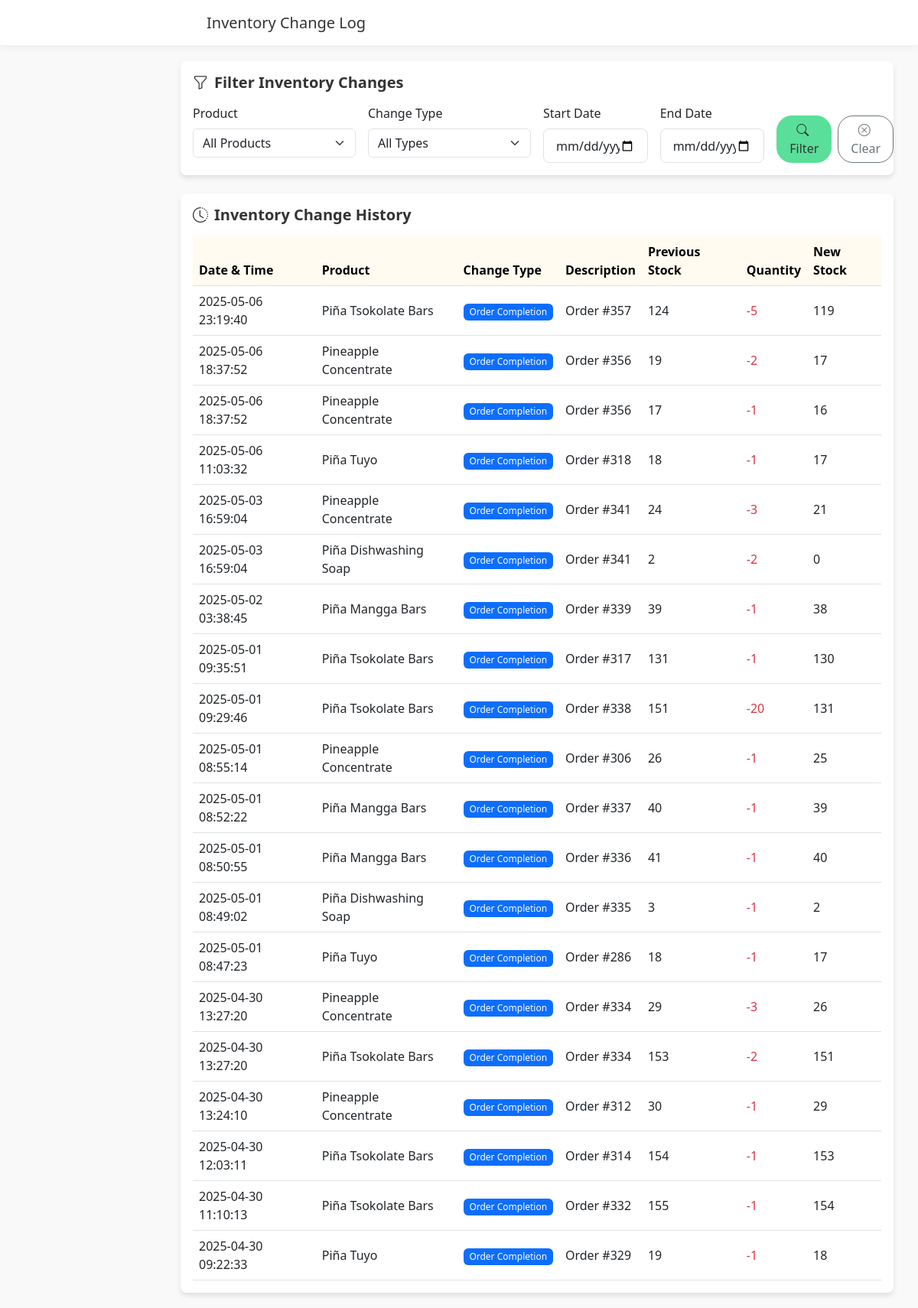
/Retailer/inventory_report.php (signed in), run on the app's committed database.
### tables this page shows
CREATE TABLE `inventory_log` (
  `log_id` int(11) NOT NULL,
  `product_id` varchar(10) NOT NULL,
  `change_type` enum('order_completion','manual_adjustment','return','restock') NOT NULL,
  `quantity` int(11) NOT NULL,
  `order_id` int(11) DEFAULT NULL,
  `previous_stock` int(11) NOT NULL,
  `new_stock` int(11) NOT NULL,
  `notes` text DEFAULT NULL,
  `batch_details` text DEFAULT NULL,
  `created_at` timestamp NOT NULL DEFAULT current_timestamp(),
  `created_by` int(11) DEFAULT NULL
);

CREATE TABLE `products` (
  `id` int(11) NOT NULL,
  `product_id` varchar(50) NOT NULL,
  `product_photo` varchar(255) DEFAULT NULL,
  `product_name` varchar(100) NOT NULL,
  `category` varchar(50) NOT NULL,
  `stocks` int(11) NOT NULL,
  `price` decimal(10,2) NOT NULL,
  `expiration_date` date NOT NULL,
  `batch_tracking` tinyint(1) DEFAULT 1,
  `status` enum('In Stock','Low Stock','Out of Stock') NOT NULL,
  `created_at` timestamp NOT NULL DEFAULT current_timestamp(),
  `updated_at` timestamp NOT NULL DEFAULT current_timestamp() ON UPDATE current_timestamp(),
  `created_from_production` tinyint(1) DEFAULT 0,
  `production_reference` varchar(50) DEFAULT NULL,
  `created_by` int(11) DEFAULT NULL
);

### Retailer/inventory_report.php (the view, shortened to what this page needs)
<?php
require_once 'db_connection.php';
function getInventoryLogs($conn, $filters = []) {
    $query = "SELECT il.*, p.product_name,
              CASE
                WHEN il.change_type = 'order_completion' THEN CONCAT('Order #', il.order_id)
                ELSE il.notes
              END AS description
              FROM inventory_log il
              JOIN products p ON il.product_id = p.product_id
              WHERE 1=1";
    $query .= " ORDER BY il.created_at DESC LIMIT 100";
    $stmt = $conn->prepare($query);
    $stmt->execute();
    $result = $stmt->get_result();
    $logs = [];
    while ($row = $result->fetch_assoc()) {
        $logs[] = $row;
    }
    return $logs;
}
$filters = [
    'product_id' => $_GET['product_id'] ?? '',
    'change_type' => $_GET['change_type'] ?? '',
    'start_date' => $_GET['start_date'] ?? '',
    'end_date' => $_GET['end_date'] ?? ''
];
$logs = getInventoryLogs($conn, $filters);
?>
<!DOCTYPE html>
<html lang="en">
<head>
    <link href="https://cdn.jsdelivr.net/npm/bootstrap@5.3.0-alpha1/dist/css/bootstrap.min.css" rel="stylesheet">
    <link rel="stylesheet" href="https://cdn.jsdelivr.net/npm/bootstrap-icons@1.10.0/font/bootstrap-icons.css">
    <link rel="stylesheet" href="https://cdn.jsdelivr.net/npm/flatpickr/dist/flatpickr.min.css">
    <link rel="stylesheet" href="styles.css">
</head>
<body>
    <div class="container-fluid">
        <div class="row">
            <div class="col-md-9 ms-sm-auto col-lg-10 px-md-4 main-content">
                <div class="fixed-top-header">
                    <div class="d-flex justify-content-between align-items-center w-100">
                        <div class="d-flex align-items-center">
                            <h5 class="mb-0">Inventory Change Log</h5>
                        </div>
                    </div>
                </div>
                <div class="main-content-inner">
                    <div class="card mb-4">
                        <div class="card-body">
                            <h5 class="card-title mb-3">
                                <i class="bi bi-funnel me-2"></i>Filter Inventory Changes
                            </h5>
                            <form method="get" class="row g-3">
                                <div class="col-md-3">
                                    <label for="product_id" class="form-label">Product</label>
                                    <select class="form-select" id="product_id" name="product_id">
                                        <option value="">All Products</option>
                                    </select>
                                </div>
                                <div class="col-md-3">
                                    <label for="change_type" class="form-label">Change Type</label>
                                    <select class="form-select" id="change_type" name="change_type">
                                        <option value="">All Types</option>
                                    </select>
                                </div>
                                <div class="col-md-2">
                                    <label for="start_date" class="form-label">Start Date</label>
                                    <input type="date" class="form-control datepicker" id="start_date" name="start_date" value="<?= htmlspecialchars($filters['start_date']) ?>">
                                </div>
                                <div class="col-md-2">
                                    <label for="end_date" class="form-label">End Date</label>
                                    <input type="date" class="form-control datepicker" id="end_date" name="end_date" value="<?= htmlspecialchars($filters['end_date']) ?>">
                                </div>
                                <div class="col-md-2 d-flex align-items-end">
                                    <button type="submit" class="btn btn-primary me-2">
                                        <i class="bi bi-search me-1"></i> Filter
                                    </button>
                                    <a href="inventory_report.php" class="btn btn-outline-secondary">
                                        <i class="bi bi-x-circle me-1"></i> Clear
                                    </a>
                                </div>
                            </form>
                        </div>
                    </div>
                    <div class="card">
                        <div class="card-body">
                            <h5 class="card-title mb-3">
                                <i class="bi bi-clock-history me-2"></i>Inventory Change History
                            </h5>
                            <div class="table-responsive">
                                <table class="table table-hover">
                                    <thead class="table-light">
                                        <tr>
                                            <th>Date & Time</th>
                                            <th>Product</th>
                                            <th>Change Type</th>
                                            <th>Description</th>
                                            <th>Previous Stock</th>
                                            <th>Quantity</th>
                                            <th>New Stock</th>
                                        </tr>
                                    </thead>
                                    <tbody>
                                        <?php if (empty($logs)): ?>
                                            <tr>
                                                <td colspan="7" class="text-center py-4">
                                                    <i class="bi bi-inbox fs-1 text-muted"></i>
                                                    <p class="mt-2 mb-0">No inventory changes found</p>
                                                </td>
                                            </tr>
                                        <?php else: ?>
                                            <?php foreach ($logs as $log): ?>
                                                <tr>
                                                    <td><?= htmlspecialchars(date('Y-m-d H:i:s', strtotime($log['created_at']))) ?></td>
                                                    <td><?= htmlspecialchars($log['product_name']) ?></td>
                                                    <td>
                                                        <?php
                                                        $badgeClass = '';
                                                        $changeType = '';
                                                        switch ($log['change_type']) {
                                                            case 'order_completion':
                                                                $badgeClass = 'bg-primary';
                                                                $changeType = 'Order Completion';
                                                                break;
                                                        }
                                                        ?>
                                                        <span class="badge <?= $badgeClass ?>"><?= $changeType ?></span>
                                                    </td>
                                                    <td><?= htmlspecialchars($log['description']) ?></td>
                                                    <td><?= htmlspecialchars($log['previous_stock']) ?></td>
                                                    <td>
                                                        <?php if ($log['change_type'] == 'order_completion' || $log['change_type'] == 'manual_adjustment'): ?>
                                                            <span class="text-danger">-<?= htmlspecialchars($log['quantity']) ?></span>
                                                        <?php else: ?>
                                                            <span class="text-success">+<?= htmlspecialchars($log['quantity']) ?></span>
                                                        <?php endif; ?>
                                                    </td>
                                                    <td><?= htmlspecialchars($log['new_stock']) ?></td>
                                                </tr>
                                            <?php endforeach; ?>
                                        <?php endif; ?>
                                    </tbody>
                                </table>
                            </div>
                        </div>
                    </div>
                </div>
            </div>
        </div>
    </div>
</body>
</html>

### Retailer/styles.css (style rules this page uses)
:root { --primary-color: #59df99; --primary-dark: #19ac54; --primary-light: #a1f37c; --secondary-color: #15883d; --text-color: #333333; --text-muted: #6c757d; --background-color: #f9f9f9; --sidebar-width: 250px; --header-height: 60px; --fixed-header-height: 60px; --border-radius: 8px; --box-shadow: 0 4px 6px rgba(0, 0, 0, 0.1); --transition-speed: 0.3s; --success-color: #198754; --danger-color: #dc3545; --warning-color: #ffc107; --info-color: #0dcaf0; --light-color: #f8f9fa; --dark-color: #212529; --sidebar-bg: #ffffff; --sidebar-hover: #f5f5f5; --sidebar-active: #59df99; --sidebar-text: #333333; --sidebar-muted: #6c757d; --sidebar-icon: #6c757d; --sidebar-divider: #e9ecef; --header-bg: #ffffff; --header-text: #333333; --header-muted: #6c757d; --header-icon: #6c757d; --header-divider: #e9ecef; }
body { font-family: "Segoe UI", Tahoma, Geneva, Verdana, sans-serif; background-color: var(--background-color); color: var(--text-color); margin: 0; padding: 0; overflow-x: hidden; }
a { text-decoration: none; color: inherit; }
.container-fluid { padding: 0; }
.fixed-top-header { position: fixed; top: 0; left: 0; right: 0; height: var(--fixed-header-height); background-color: var(--header-bg); border-bottom: 1px solid rgba(0, 0, 0, 0.05); box-shadow: 0 2px 10px rgba(0, 0, 0, 0.05); padding: 0 20px; z-index: 1030; display: flex; align-items: center; }
@media (min-width: 768px) { .fixed-top-header { padding-left: calc(var(--sidebar-width) + 20px); } }
.main-content { margin-left: var(--sidebar-width); padding-top: var(--fixed-header-height); min-height: 100vh; transition: margin-left var(--transition-speed) ease; }
.main-content-inner { padding: 20px; }
.card { border: none; border-radius: var(--border-radius); box-shadow: var(--box-shadow); transition: transform var(--transition-speed) ease, box-shadow var(--transition-speed) ease; overflow: hidden; }
.card-title { font-weight: 600; color: var(--text-color); }
.btn { border-radius: 20px; padding: 0.375rem 1rem; transition: all var(--transition-speed) ease; }
.btn-primary { background-color: var(--primary-color); border-color: var(--primary-color); color: var(--text-color); }
.table { margin-bottom: 0; }
.table th { font-weight: 600; border-top: none; background-color: rgba(248, 215, 117, 0.1); }
.table td { vertical-align: middle; }
.form-control { border-radius: 8px; padding: 0.6rem 1rem; border: 1px solid #e0e0e0; transition: all 0.3s ease; }
.badge { padding: 0.4em 0.65em; font-weight: 500; }

### data on the page
inventory_log: created_at "2025-05-06 23:19:40", products.product_name "Piña Tsokolate Bars", change_type "Order Completion", description "Order #357", previous_stock "124", quantity "5", new_stock "119"
inventory_log: created_at "2025-05-06 18:37:52", products.product_name "Pineapple Concentrate", change_type "Order Completion", description "Order #356", previous_stock "19", quantity "2", new_stock "17"
inventory_log: created_at "2025-05-06 18:37:52", products.product_name "Pineapple Concentrate", change_type "Order Completion", description "Order #356", previous_stock "17", quantity "1", new_stock "16"
inventory_log: created_at "2025-05-06 11:03:32", products.product_name "Piña Tuyo", change_type "Order Completion", description "Order #318", previous_stock "18", quantity "1", new_stock "17"
inventory_log: created_at "2025-05-03 16:59:04", products.product_name "Pineapple Concentrate", change_type "Order Completion", description "Order #341", previous_stock "24", quantity "3", new_stock "21"
inventory_log: created_at "2025-05-03 16:59:04", products.product_name "Piña Dishwashing Soap", change_type "Order Completion", description "Order #341", previous_stock "2", quantity "2", new_stock "0"
inventory_log: created_at "2025-05-02 03:38:45", products.product_name "Piña Mangga Bars", change_type "Order Completion", description "Order #339", previous_stock "39", quantity "1", new_stock "38"
inventory_log: created_at "2025-05-01 09:35:51", products.product_name "Piña Tsokolate Bars", change_type "Order Completion", description "Order #317", previous_stock "131", quantity "1", new_stock "130"
inventory_log: created_at "2025-05-01 09:29:46", products.product_name "Piña Tsokolate Bars", change_type "Order Completion", description "Order #338", previous_stock "151", quantity "20", new_stock "131"
inventory_log: created_at "2025-05-01 08:55:14", products.product_name "Pineapple Concentrate", change_type "Order Completion", description "Order #306", previous_stock "26", quantity "1", new_stock "25"
inventory_log: created_at "2025-05-01 08:52:22", products.product_name "Piña Mangga Bars", change_type "Order Completion", description "Order #337", previous_stock "40", quantity "1", new_stock "39"
inventory_log: created_at "2025-05-01 08:50:55", products.product_name "Piña Mangga Bars", change_type "Order Completion", description "Order #336", previous_stock "41", quantity "1", new_stock "40"
inventory_log: created_at "2025-05-01 08:49:02", products.product_name "Piña Dishwashing Soap", change_type "Order Completion", description "Order #335", previous_stock "3", quantity "1", new_stock "2"
inventory_log: created_at "2025-05-01 08:47:23", products.product_name "Piña Tuyo", change_type "Order Completion", description "Order #286", previous_stock "18", quantity "1", new_stock "17"
inventory_log: created_at "2025-04-30 13:27:20", products.product_name "Pineapple Concentrate", change_type "Order Completion", description "Order #334", previous_stock "29", quantity "3", new_stock "26"
inventory_log: created_at "2025-04-30 13:27:20", products.product_name "Piña Tsokolate Bars", change_type "Order Completion", description "Order #334", previous_stock "153", quantity "2", new_stock "151"
inventory_log: created_at "2025-04-30 13:24:10", products.product_name "Pineapple Concentrate", change_type "Order Completion", description "Order #312", previous_stock "30", quantity "1", new_stock "29"
inventory_log: created_at "2025-04-30 12:03:11", products.product_name "Piña Tsokolate Bars", change_type "Order Completion", description "Order #314", previous_stock "154", quantity "1", new_stock "153"
inventory_log: created_at "2025-04-30 11:10:13", products.product_name "Piña Tsokolate Bars", change_type "Order Completion", description "Order #332", previous_stock "155", quantity "1", new_stock "154"
inventory_log: created_at "2025-04-30 09:22:33", products.product_name "Piña Tuyo", change_type "Order Completion", description "Order #329", previous_stock "19", quantity "1", new_stock "18"
